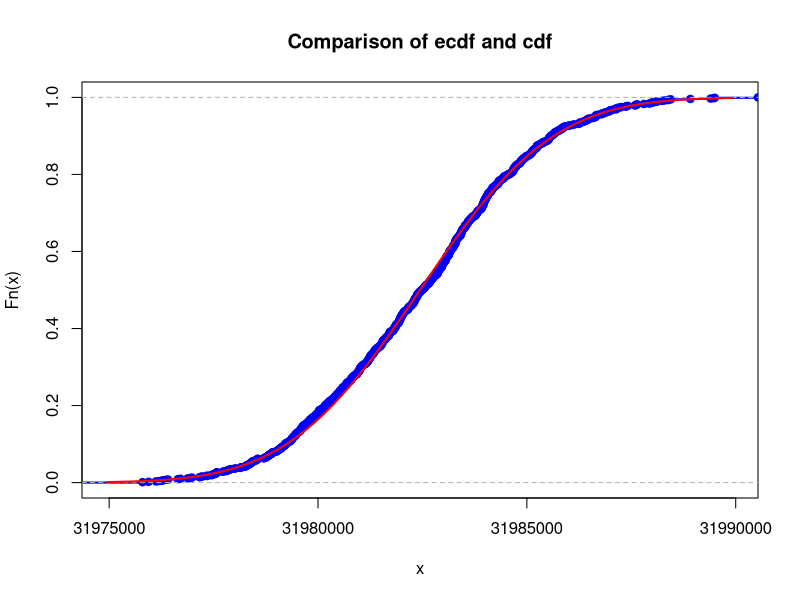
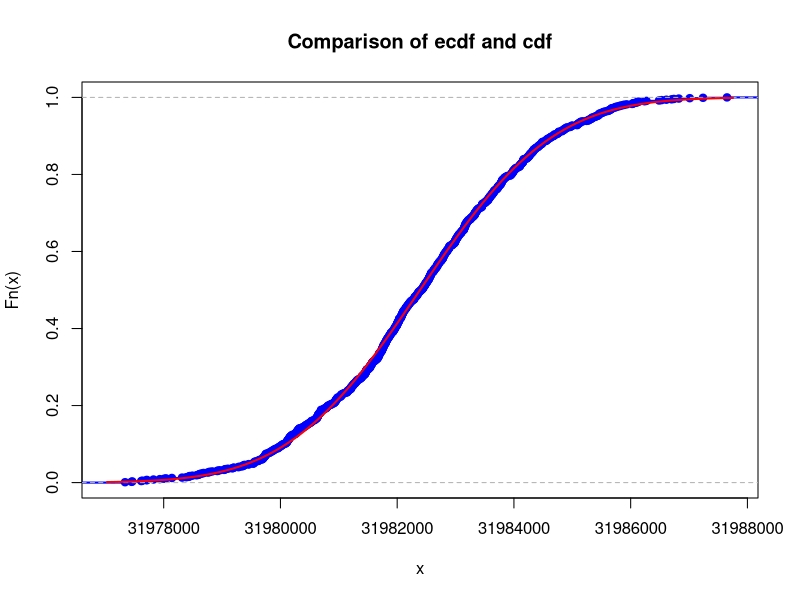
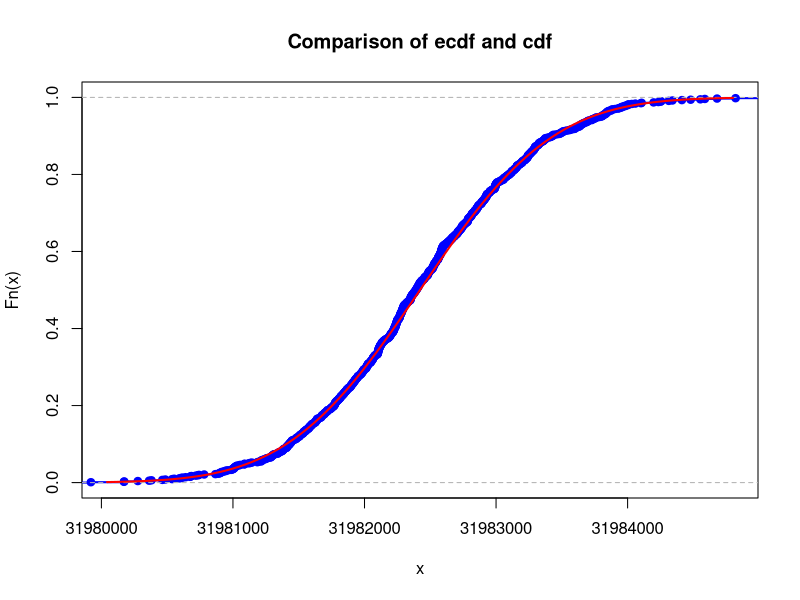
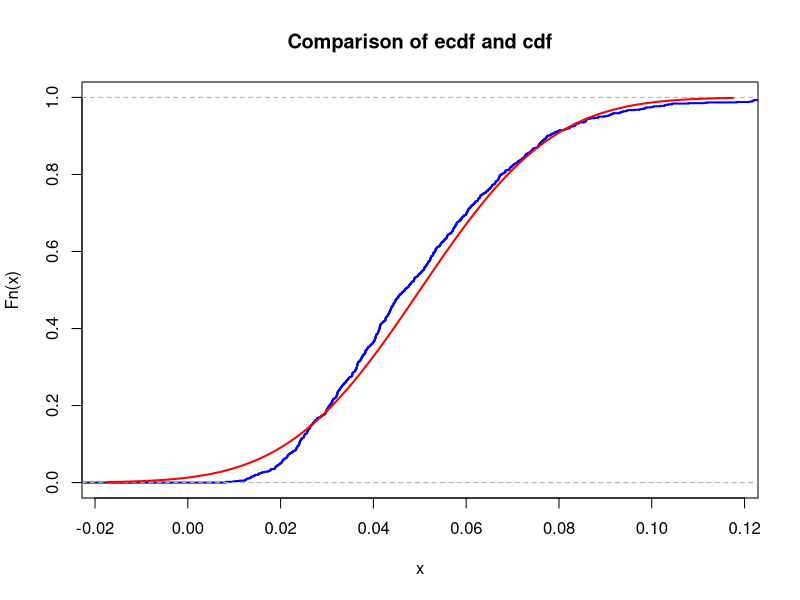
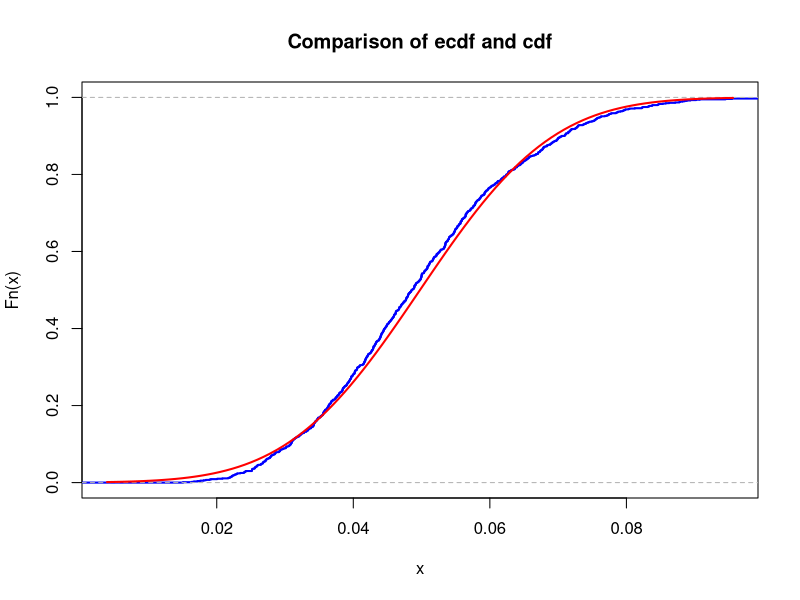
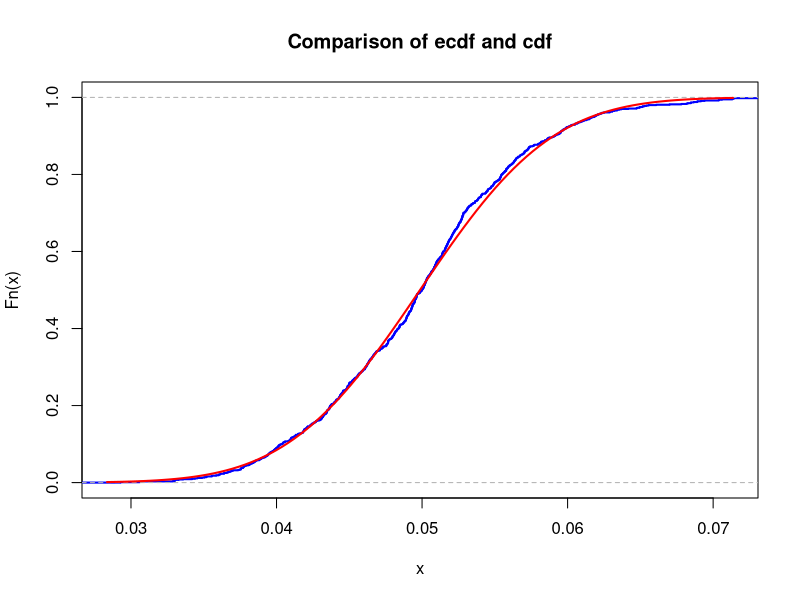

Source code (R) for these figures, in order:
## ---- chunk 1
id <- 10
set.seed(id)
p <- id/100
# matrices G and H
G <- matrix(c(1, 1, 1, 0, 0, 0, 0,
		1, 0, 0, 1, 1, 0, 0,
		0, 1, 0, 1, 0, 1, 0,
		1, 1, 0, 1, 0, 0, 1), nrow = 4, byrow = TRUE)
H <- t(matrix(c(1, 0, 1, 0, 1, 0, 1,
		0, 1, 1, 0, 0, 1, 1,
		0, 0, 0, 1, 1, 1, 1), nrow = 3, byrow = TRUE))
# cat("The matrix H is: \n")
# H
# cat("The product GH must be zero: \n")
# (G%*%H) %%2t("The matrix G is: \n")
## ---- chunk 2
# for each bit a random float number from 0 to 1 is generated and then if the value is less than probability p the value of bit is changed to the opposite 
errors_generator <- function(messages) {
  for (row in 1:nrow(messages)) {
    for (bit in 1:ncol(messages)) {
      error_prob <- runif(1)
      # print(error_prob)
      if (error_prob <= p) {
        # error_prob
        messages[row, bit] <- as.integer(!messages[row, bit])
      }
    }
  }
  return (messages)
}
## ---- chunk 3
# for each 7-bit message a syndrome vector is calculated in in case its value does equal to (0, 0, 0)  the corresponding bit is corrected 
# then the parity bits columns are deleted and decoded and corrected 4-bit messages are obtained
decoding <- function(received) {
  corrected <- (received %*% H) %% 2
  for (row in 1:nrow(corrected)) {
    idx <- 1*corrected[row, 1] + 2*corrected[row, 2] + 4*corrected[row, 3]
    if (idx != 0) {
      received[row, idx] <- as.integer(!received[row, idx])
    }
  }
  received <- received[, -c(1, 2, 4)]
  return (received)
}
## ---- chunk 4
# comparing original messages and decoded ones
# ratio of correctly and incorrectly transmitted ones is calculated
evaluate <- function(messages, decoded){
  counter <- 0
  for(row in 1:nrow(messages)){
    if(identical(messages[row,],decoded[row,])){
      counter <- counter+1
    }
  }
  return(counter/(nrow(messages)))
}
## ---- chunk 5
message_generator <- function(N) {
  matrix(sample(c(0,1), 4*N, replace = TRUE), nrow = N)
}  
messages <- message_generator(10000)
messages[4,]
codewords <- (messages %*% G) %% 2
received <- errors_generator(codewords)
decoded <- decoding(received)
accuracy<- evaluate(messages,decoded)
accuracy
## ---- chunk 6
# calculating lambda, mu and finding sample means for n = 5, n = 10 and n = 50
lambda <- log(2)/949864255.2  
N <- (10**18 * 6)/136.9
mu <- N * lambda
K <- 1e3
n1 <- 5
n2 <- 10
n3 <- 50
sample_means1 <- colMeans(matrix(rpois(n1*K, lambda = mu), nrow=n1))
sample_means2 <- colMeans(matrix(rpois(n2*K, lambda = mu), nrow=n2))
sample_means3 <- colMeans(matrix(rpois(n3*K, lambda = mu), nrow=n3))
## ---- chunk 7
# calculating mean and standart deviation of sample means 
mu1 <- mean(sample_means1)
sigma1 <- sd(sample_means1)
mu2 <- mean(sample_means2)
sigma2 <- sd(sample_means2)
mu3 <- mean(sample_means3)
sigma3 <- sd(sample_means3)
## ---- chunk 8
xlims_1 <- c(mu1-3*sigma1,mu1+3*sigma1)
Fs_1 <- ecdf(sample_means1)
plot(Fs_1, 
     xlim = xlims_1, 
     ylim = c(0,1),
     col = "blue",
     lwd = 2,
     main = "Comparison of ecdf and cdf")
curve(pnorm(x, mean = mu1, sd = sigma1), col = "red", lwd = 2, add = TRUE)
## ---- chunk 9
xlims_2 <- c(mu2-3*sigma2,mu2+3*sigma2)
Fs_2 <- ecdf(sample_means2)
plot(Fs_2, 
     xlim = xlims_2, 
     ylim = c(0,1),
     col = "blue",
     lwd = 2,
     main = "Comparison of ecdf and cdf")
curve(pnorm(x, mean = mu2, sd = sigma2), col = "red", lwd = 2, add = TRUE)
## ---- chunk 10
xlims_3 <- c(mu3-3*sigma3,mu3+3*sigma3)
Fs_3 <- ecdf(sample_means3)
plot(Fs_3, 
     xlim = xlims_3, 
     ylim = c(0,1),
     col = "blue",
     lwd = 2,
     main = "Comparison of ecdf and cdf")
curve(pnorm(x, mean = mu3, sd = sigma3), col = "red", lwd = 2, add = TRUE)
## ---- chunk 11
# calculatng the maximum difference between two c.d.f.'s
x <- seq(min(sample_means1),max(sample_means1), by = .01)
max(abs(Fs_1(x)-pnorm(x,mean = mean(sample_means1), sd = sd(sample_means1))))
x <- seq(min(sample_means2),max(sample_means2), by = .01)
max(abs(Fs_2(x)-pnorm(x,mean = mean(sample_means2), sd = sd(sample_means2))))
x <- seq(min(sample_means1),max(sample_means1), by = .01)
max(abs(Fs_3(x)-pnorm(x,mean = mean(sample_means3), sd = sd(sample_means3))))
## ---- chunk 12
lambda <- log(2)/949864255.2
N <- (10**18 * 6)/136.9 
K <- 1000
n <- 5
mu <- N * lambda
sum_values <- colSums(matrix(rpois(n*K, lambda = mu), nrow=n))
sum(sum_values < 8*10**8)
## ---- chunk 13
markov_bound <- function(mu){
  return (mu/(8*10**8))
}
markov_bound(mean(sum_values))
## ---- chunk 14
nu1 <- 20  # change this!
K <- 1e3
n1 <- 5
n2 <- 10
n3 <- 50
sample_means1 <- colMeans(matrix(rexp(n1*K, rate = nu1), nrow=n1))
sample_means2 <- colMeans(matrix(rexp(n2*K, rate = nu1), nrow=n2))
sample_means3 <- colMeans(matrix(rexp(n3*K, rate = nu1), nrow=n3))
## ---- chunk 15
mu1 <- mean(sample_means1)# change this!
sigma1 <- sd(sample_means1)  
mu2 <- mean(sample_means2)# change this!
sigma2 <- sd(sample_means2)
mu3 <- mean(sample_means3)# change this!
sigma3 <- sd(sample_means3) # change this!
## ---- chunk 16
xlims_1 <- c(mu1-3*sigma1,mu1+3*sigma1)
Fs_1 <- ecdf(sample_means1)
plot(Fs_1, 
     xlim = xlims_1, 
     col = "blue",
     lwd = 2,
     main = "Comparison of ecdf and cdf")
curve(pnorm(x, mean = mu1, sd = sigma1), col = "red", lwd = 2, add = TRUE)
## ---- chunk 17
xlims_2 <- c(mu2-3*sigma2,mu2+3*sigma2)
Fs_2 <- ecdf(sample_means2)
plot(Fs_2, 
     xlim = xlims_2, 
     col = "blue",
     lwd = 2,
     main = "Comparison of ecdf and cdf")
curve(pnorm(x, mean = mu2, sd = sigma2), col = "red", lwd = 2, add = TRUE)
## ---- chunk 18
xlims_3 <- c(mu3-3*sigma3,mu3+3*sigma3)
Fs_3 <- ecdf(sample_means3)
plot(Fs_3, 
     xlim = xlims_3, 
     col = "blue",
     lwd = 2,
     main = "Comparison of ecdf and cdf")
curve(pnorm(x, mean = mu3, sd = sigma3), col = "red", lwd = 2, add = TRUE)
## ---- chunk 19
x <- seq(min(sample_means1),max(sample_means1), by = .01)
max(abs(Fs_1(x)-pnorm(x,mean = mean(sample_means1), sd = sd(sample_means1))))
x <- seq(min(sample_means2),max(sample_means2), by = .01)
max(abs(Fs_2(x)-pnorm(x,mean = mean(sample_means2), sd = sd(sample_means2))))
x <- seq(min(sample_means1),max(sample_means1), by = .01)
max(abs(Fs_3(x)-pnorm(x,mean = mean(sample_means3), sd = sd(sample_means3))))
